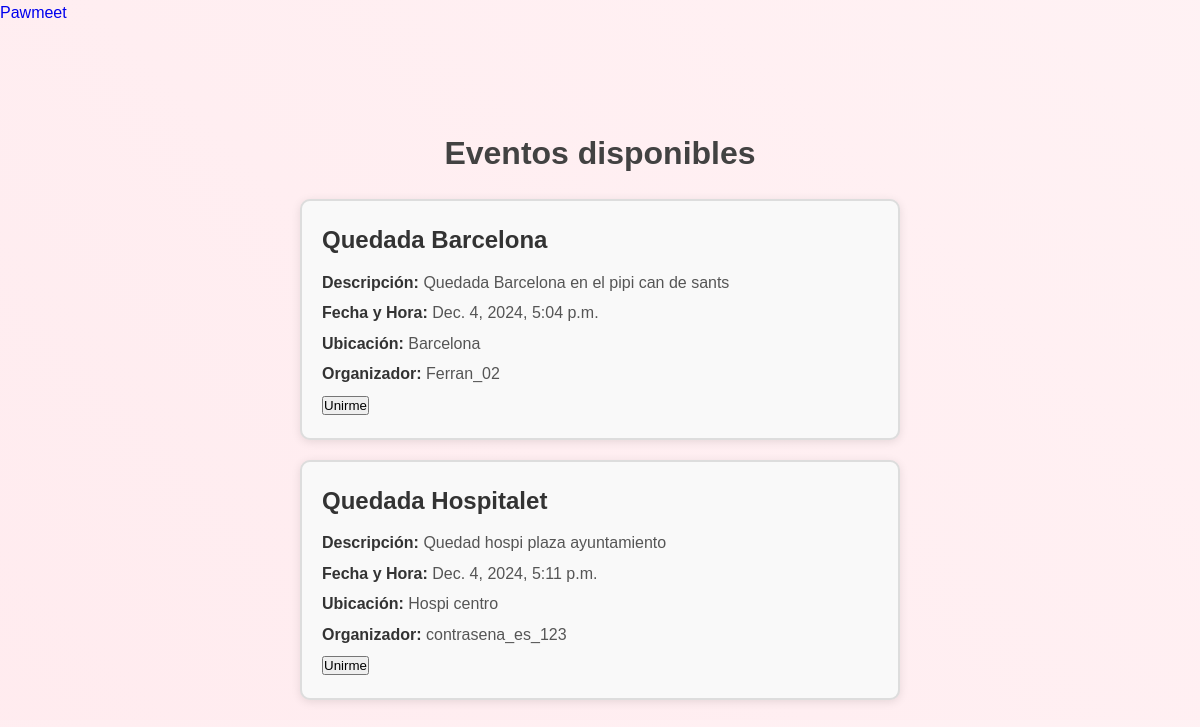
The app's page /meetups/ with its own data.
### mascotas/models.py (models this page shows, shortened)
class Evento(models.Model):
    titulo = models.CharField(max_length=200)
    descripcion = models.TextField()
    fecha_hora = models.DateTimeField()
    ubicacion = models.CharField(max_length=255)
    organizador = models.ForeignKey(
        'usuarios.UserProfile', on_delete=models.CASCADE, related_name='eventos'
    )

### usuarios/models.py (models this page shows)
class UserProfile(models.Model):
    profile_id = models.AutoField(primary_key=True)
    usuario = models.OneToOneField(User, on_delete=models.CASCADE)
    telefono = models.CharField(max_length=15, blank=True, null=True)
    direccion = models.TextField(max_length=100, blank=True, null=True)
    fecha_nacimiento_dueño = models.DateField(blank=True, null=True)
    mascotas = models.ManyToManyField('mascotas.Mascota', blank=True, related_name="usuarios_perfiles")
    def __str__(self):
        return self.usuario.username

### home/views.py (the view)
# urls.py: path('meetups/', views.eventos_view, name='eventos'),
def eventos_view(request):
    eventos = Evento.objects.all()
    return render(request, 'meetups.html', {'eventos': eventos})

### home/templates/meetups.html (shortened to what this page needs)
<!DOCTYPE html>
<html lang="es">
    <head>
        {% load static %}
        <link rel="stylesheet" href="{% static 'home/conectar.css' %}">
        <link rel="stylesheet" href="https://cdnjs.cloudflare.com/ajax/libs/font-awesome/6.5.1/css/all.min.css">
    </head>
    <body>
        <header>
            <nav>
                <div class="nav-container">
                    <a href="{% url 'home' %}" class="logo" style="text-decoration: none;">
                        <span>Pawmeet</span>
                    </a>
                </div>
            </nav>
        </header>
        <main> <br><br><br><br>
            <h1>Eventos disponibles</h1>
            <div class="eventos-lista">
                {% for evento in eventos %}
                    <div class="evento">
                        <h2>{{ evento.titulo }}</h2>
                        <p><strong>Descripción:</strong> {{ evento.descripcion }}</p>
                        <p><strong>Fecha y Hora:</strong> {{ evento.fecha_hora }}</p>
                        <p><strong>Ubicación:</strong> {{ evento.ubicacion }}</p>
                        <p><strong>Organizador:</strong> {{ evento.organizador }}</p>
                        <button class="btn-profile">Unirme</button>
                    </div>
                {% empty %}
                    <p>No hay eventos disponibles.</p>
                {% endfor %}
            </div>
        </main>
    </body>
</html>

### home/static/home/conectar.css (style rules this page uses)
:root { --primary-color: #b86800; --secondary-color: #e38000; --text-color: #424242; --light-gray: #f5f5f5; --white: #ffffff; }
* { margin: 0; padding: 0; box-sizing: border-box; overflow: hidden; }
body { font-family: Arial, sans-serif; line-height: 1.6; color: var(--text-color); background: linear-gradient(45deg, rgba(254, 63, 97, 0.1), rgba(255, 123, 145, 0.1)); overflow-x: hidden; }
.logo { width: 50px; }

### home/templates/meetups.html (style rules this page uses)
.eventos-lista { display: flex; flex-direction: column; align-items: center; justify-content: center; gap: 20px; padding: 20px; max-width: 800px; margin: 0 auto; }
.evento { background-color: #f9f9f9; border: 2px solid #ddd; border-radius: 10px; padding: 20px; width: 100%; max-width: 600px; box-shadow: 0 2px 10px rgba(0, 0, 0, 0.1); transition: transform 0.3s ease, box-shadow 0.3s ease; }
.evento h2 { font-size: 24px; color: #333; margin-bottom: 10px; }
.evento p { font-size: 16px; color: #555; margin: 5px 0; }
.evento strong { font-weight: bold; color: #333; }
h1 { text-align: center; }

### records on screen
Evento: titulo "Quedada Barcelona", descripcion "Quedada Barcelona en el pipi can de sants", fecha_hora "Dec. 4, 2024, 5:04 p.m.", ubicacion "Barcelona", organizador "Ferran_02"
Evento: titulo "Quedada Hospitalet", descripcion "Quedad hospi plaza ayuntamiento", fecha_hora "Dec. 4, 2024, 5:11 p.m.", ubicacion "Hospi centro", organizador "contrasena_es_123"
